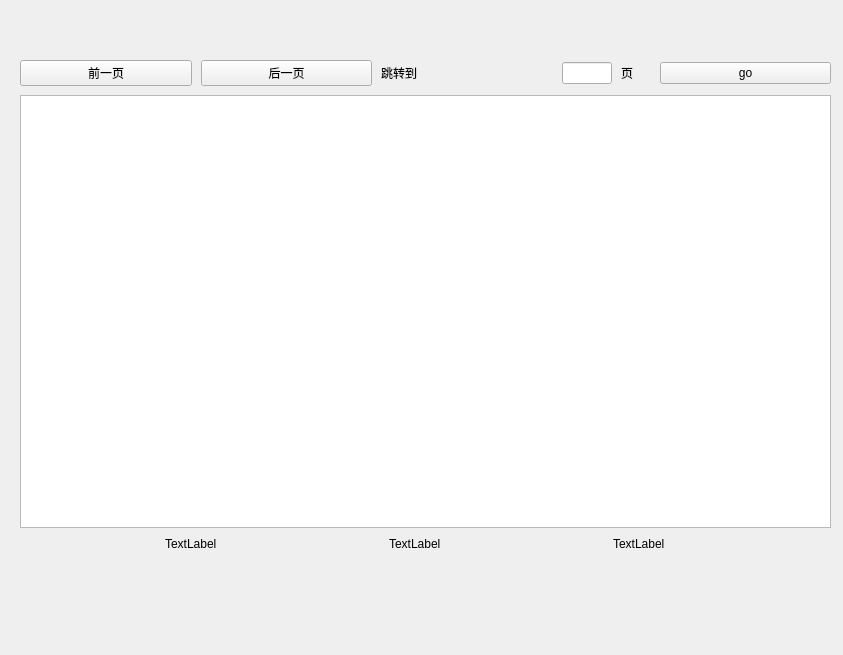
<?xml version="1.0" encoding="UTF-8"?>
<ui version="4.0">
 <class>Form</class>
 <widget class="QWidget" name="Form">
  <property name="geometry">
   <rect>
    <x>0</x>
    <y>0</y>
    <width>843</width>
    <height>655</height>
   </rect>
  </property>
  <property name="windowTitle">
   <string>Form</string>
  </property>
  <widget class="QWidget" name="verticalLayoutWidget_2">
   <property name="geometry">
    <rect>
     <x>20</x>
     <y>60</y>
     <width>811</width>
     <height>491</height>
    </rect>
   </property>
   <layout class="QVBoxLayout" name="verticalLayout_2">
    <property name="spacing">
     <number>9</number>
    </property>
    <property name="sizeConstraint">
     <enum>QLayout::SetMinAndMaxSize</enum>
    </property>
    <item>
     <layout class="QHBoxLayout" name="operatorLayout">
      <item>
       <widget class="QPushButton" name="prevButton">
        <property name="text">
         <string>前一页</string>
        </property>
       </widget>
      </item>
      <item>
       <widget class="QPushButton" name="nextButton">
        <property name="text">
         <string>后一页</string>
        </property>
       </widget>
      </item>
      <item>
       <widget class="QLabel" name="switchPage">
        <property name="text">
         <string>跳转到</string>
        </property>
       </widget>
      </item>
      <item>
       <widget class="QLineEdit" name="switchPageLineEdit">
        <property name="maximumSize">
         <size>
          <width>50</width>
          <height>16777215</height>
         </size>
        </property>
       </widget>
      </item>
      <item>
       <widget class="QLabel" name="page">
        <property name="maximumSize">
         <size>
          <width>30</width>
          <height>16777215</height>
         </size>
        </property>
        <property name="text">
         <string>页</string>
        </property>
       </widget>
      </item>
      <item>
       <widget class="QPushButton" name="switchPageButton">
        <property name="text">
         <string>go</string>
        </property>
       </widget>
      </item>
     </layout>
    </item>
    <item>
     <widget class="QTableView" name="tableView"/>
    </item>
    <item>
     <layout class="QHBoxLayout" name="statusLayout">
      <item>
       <widget class="QLabel" name="totalPageLabel">
        <property name="maximumSize">
         <size>
          <width>70</width>
          <height>16777215</height>
         </size>
        </property>
        <property name="text">
         <string>TextLabel</string>
        </property>
       </widget>
      </item>
      <item>
       <widget class="QLabel" name="currentPageLabel">
        <property name="maximumSize">
         <size>
          <width>70</width>
          <height>70</height>
         </size>
        </property>
        <property name="text">
         <string>TextLabel</string>
        </property>
       </widget>
      </item>
      <item>
       <widget class="QLabel" name="totalRecordLabel">
        <property name="maximumSize">
         <size>
          <width>70</width>
          <height>16777215</height>
         </size>
        </property>
        <property name="text">
         <string>TextLabel</string>
        </property>
       </widget>
      </item>
     </layout>
    </item>
   </layout>
  </widget>
 </widget>
 <resources/>
 <connections/>
</ui>
